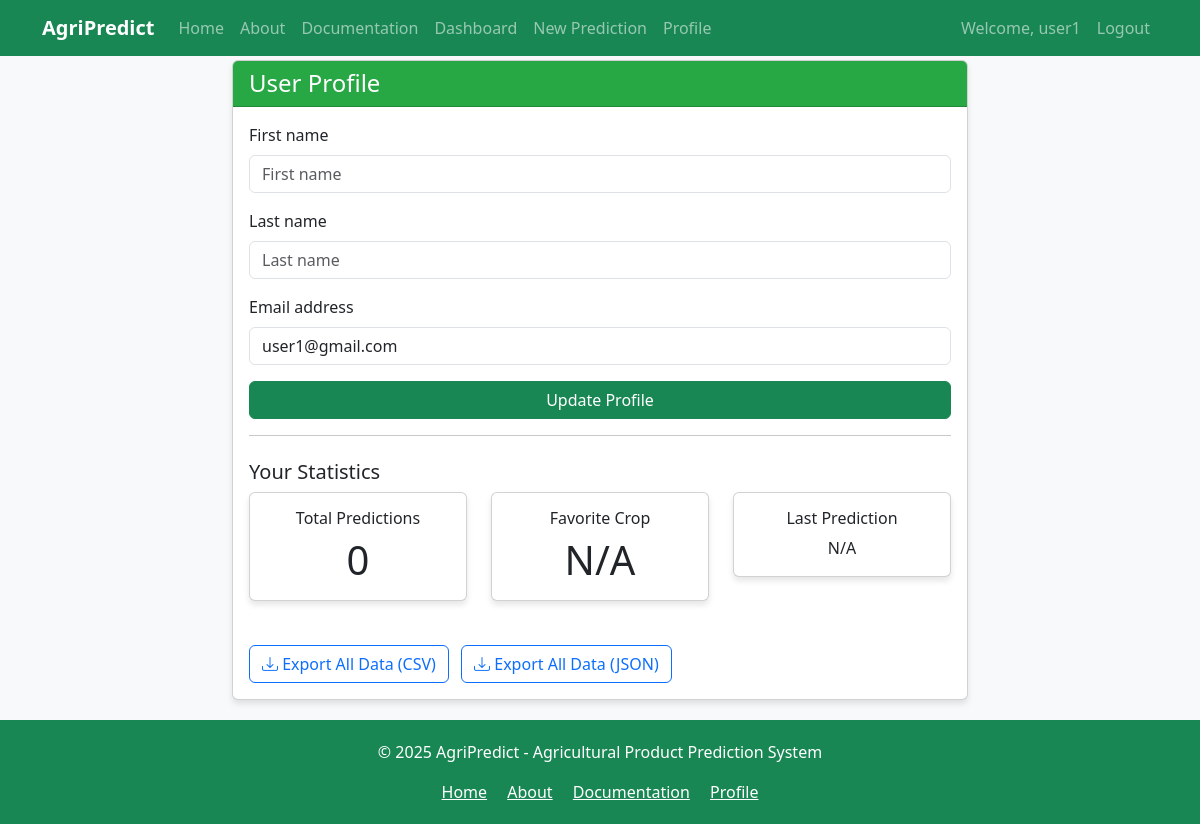
The page /profile/ (signed in) on the database as committed earlier.
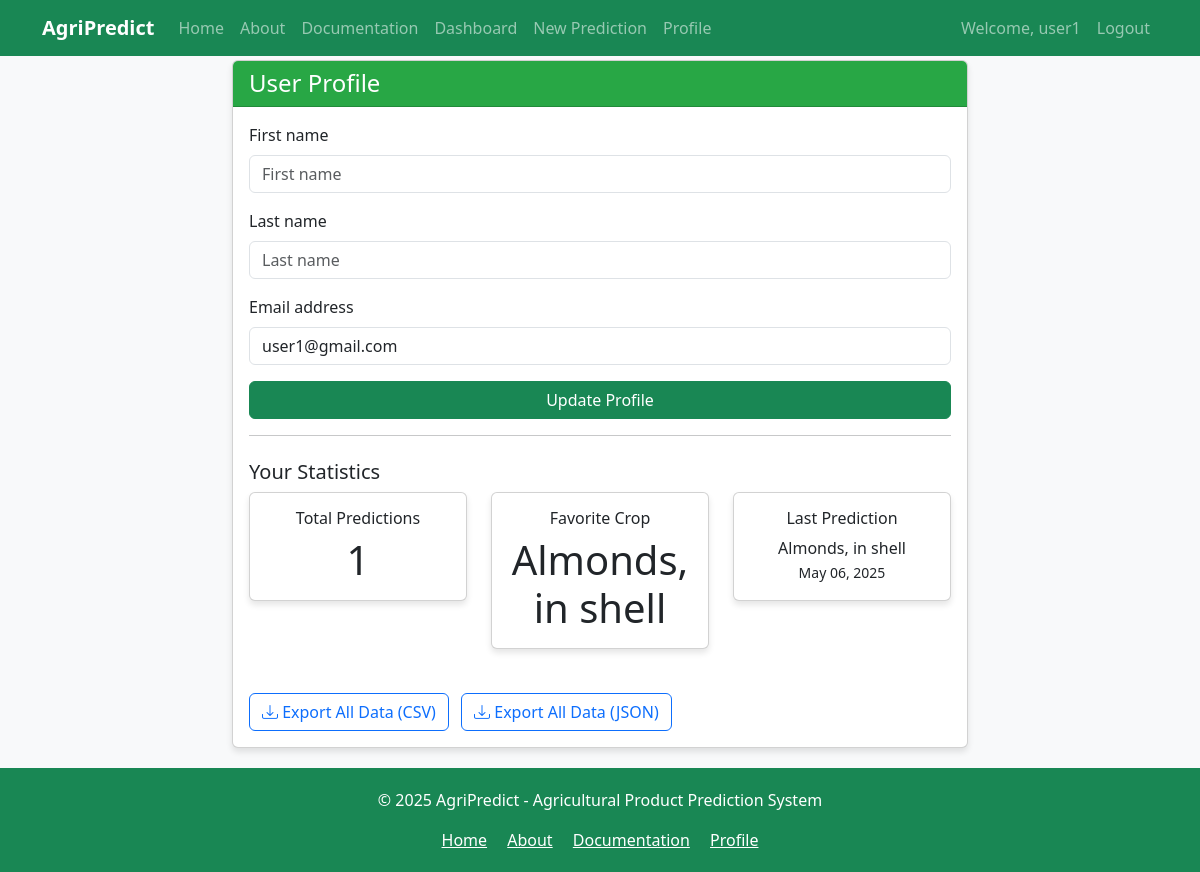
The same page on the database as committed later.
### core/models.py (models this page shows, shortened)
class AgriculturalData(models.Model):
    user = models.ForeignKey(User, on_delete=models.CASCADE)
    country = models.CharField(max_length=100)
    crop = models.CharField(max_length=100)
    year = models.IntegerField()
    area_harvested_ha = models.FloatField()
    production_tonnes = models.FloatField()  # Added missing field
    rainfall_mm = models.FloatField()
    temperature_c = models.FloatField()
    price_usd_per_tonne = models.FloatField()  # Added missing field
    policy_flag = models.CharField(max_length=50)
    transport_cost_usd = models.FloatField()
    demand_supply_gap = models.FloatField()
    productivity_index = models.FloatField(default=0)  # Added missing field
    predicted_production = models.FloatField(null=True, blank=True)
    predicted_yield = models.FloatField(null=True, blank=True)
    predicted_price = models.FloatField(null=True, blank=True)
    created_at = models.DateTimeField(auto_now_add=True)
    class Meta:
        verbose_name_plural = "Agricultural Data"
        ordering = ['-year', 'country']

### core/views.py (the view)
# urls.py: path('profile/', views.profile, name='profile'),
@login_required
def profile(request):
    if request.method == 'POST':
        form = ProfileForm(request.POST, instance=request.user)
        if form.is_valid():
            form.save()
            messages.success(request, 'Your profile was successfully updated!')
            return redirect('profile')
    else:
        form = ProfileForm(instance=request.user)
    user_stats = {
        'total_predictions': AgriculturalData.objects.filter(user=request.user).count(),
        'last_prediction': AgriculturalData.objects.filter(user=request.user)
                            .order_by('-created_at').first(),
        'favorite_crop': AgriculturalData.objects.filter(user=request.user)
                            .values('crop').annotate(count=Count('crop'))
                            .order_by('-count').first(),
    }
    return render(request, 'core/profile.html', {
        'form': form,
        'user_stats': user_stats
    })

### core/forms.py
class ProfileForm(forms.ModelForm):
    class Meta:
        model = User
        fields = ['first_name', 'last_name', 'email']
        widgets = {
            'first_name': forms.TextInput(attrs={'class': 'form-control'}),
            'last_name': forms.TextInput(attrs={'class': 'form-control'}),
            'email': forms.EmailInput(attrs={'class': 'form-control'}),
        }

### core/templates/core/profile.html (shortened to what this page needs)
{% extends 'core/base.html' %}
{% load django_bootstrap5 %}
{% block content %}
<div class="row justify-content-center">
    <div class="col-md-8">
        <div class="card">
            <div class="card-header">
                <h4 class="mb-0">User Profile</h4>
            </div>
            <div class="card-body">
                <form method="post">
                    {% bootstrap_form form %}
                    <div class="d-grid gap-2">
                        <button type="submit" class="btn btn-success">Update Profile</button>
                    </div>
                </form>
                <hr>
                <h5 class="mt-4">Your Statistics</h5>
                <div class="row">
                    <div class="col-md-4">
                        <div class="card text-center">
                            <div class="card-body">
                                <h6 class="card-title">Total Predictions</h6>
                                <p class="card-text display-6">{{ user_stats.total_predictions }}</p>
                            </div>
                        </div>
                    </div>
                    <div class="col-md-4">
                        <div class="card text-center">
                            <div class="card-body">
                                <h6 class="card-title">Favorite Crop</h6>
                                <p class="card-text display-6">
                                    {% if user_stats.favorite_crop %}
                                        {{ user_stats.favorite_crop.crop }}
                                    {% else %}
                                        N/A
                                    {% endif %}
                                </p>
                            </div>
                        </div>
                    </div>
                    <div class="col-md-4">
                        <div class="card text-center">
                            <div class="card-body">
                                <h6 class="card-title">Last Prediction</h6>
                                <p class="card-text">
                                    {% if user_stats.last_prediction %}
                                        {{ user_stats.last_prediction.crop }}<br>
                                        <small>{{ user_stats.last_prediction.created_at|date:"M d, Y" }}</small>
                                    {% else %}
                                        N/A
                                    {% endif %}
                                </p>
                            </div>
                        </div>
                    </div>
                </div>
                <div class="mt-4">
                    <a href="{% url 'export_predictions' format='csv' %}" class="btn btn-outline-primary me-2">
                        <i class="bi bi-download"></i> Export All Data (CSV)
                    </a>
                    <a href="{% url 'export_predictions' format='json' %}" class="btn btn-outline-primary">
                        <i class="bi bi-download"></i> Export All Data (JSON)
                    </a>
                </div>
            </div>
        </div>
    </div>
</div>
{% endblock %}

Rows that differ between the two databases and show on the page:
added AgriculturalData: favorite_crop.crop "Almonds, in shell", last_prediction.crop "Almonds, in shell", last_prediction.created_at "May 06, 2025"
Other text that changed with them:
{{ user_stats.total_predictions }}: "0" → "1"
text no longer shown: "N/A N/A"
